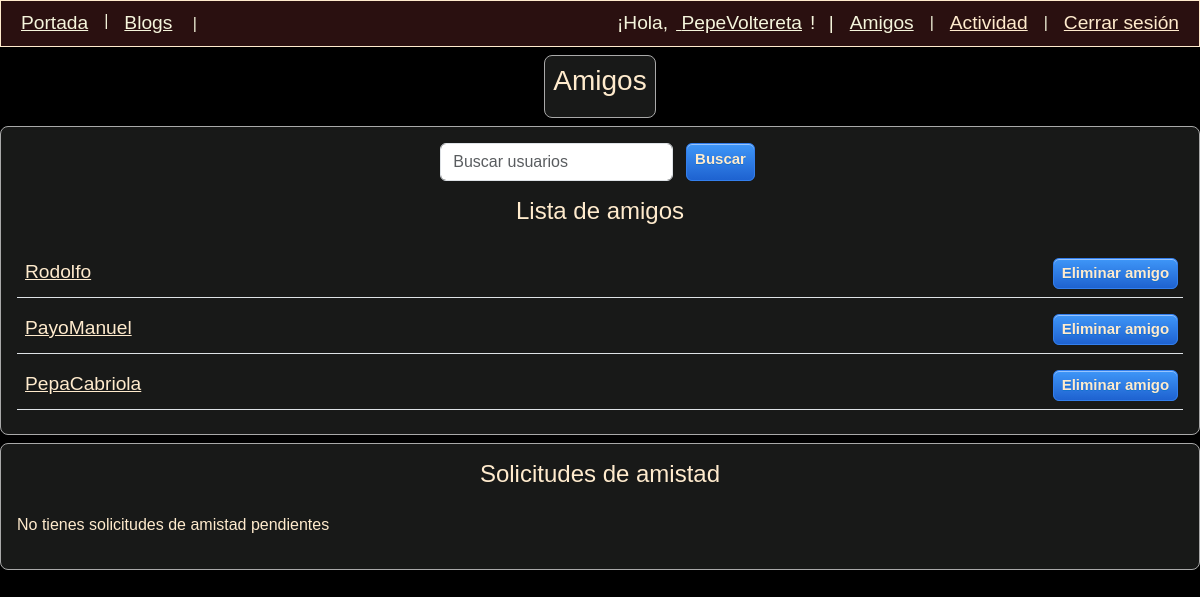
The page /friends/friends_page/ (signed in) on the database as committed earlier.
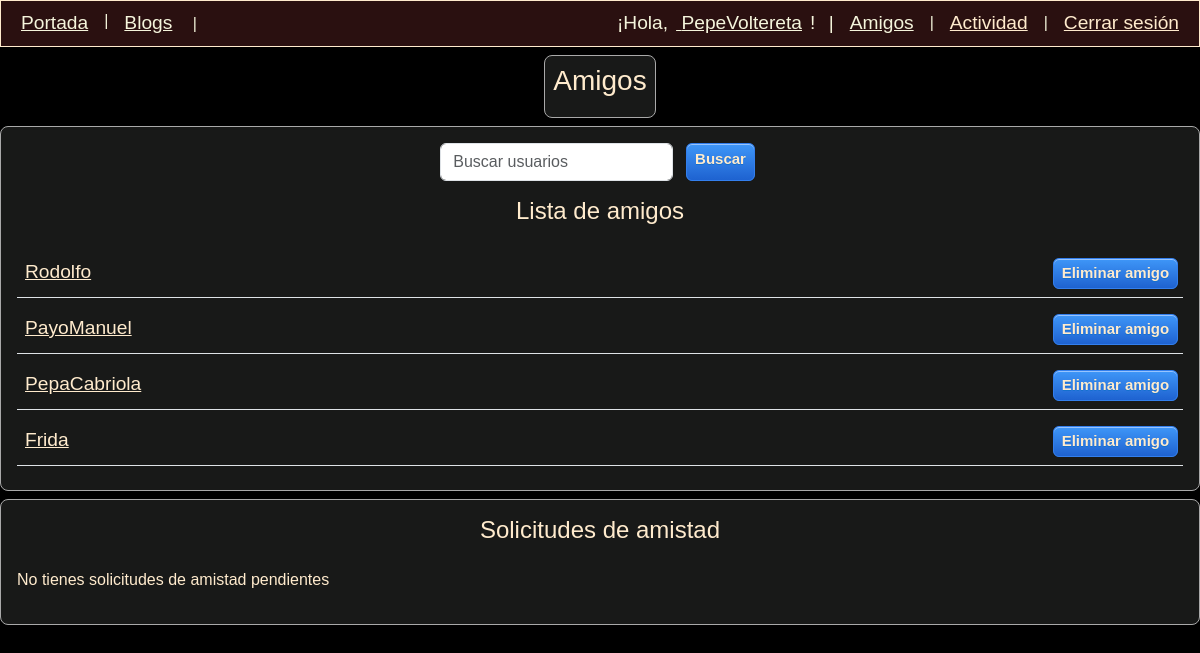
The same page on the database as committed later.
### accounts/models.py (models this page shows, shortened)
class NewUser(AbstractBaseUser, PermissionsMixin):
    email = models.EmailField(_("email address"), unique=True)
    user_name = models.CharField(max_length= 20, unique=True)
    first_name = models.CharField(max_length= 100, blank = True)
    last_name = models.CharField(max_length= 140, blank= True)
    start_date = models.DateTimeField(default=timezone.now)
    about = models.TextField(_("about"), max_length=500, blank=True)
    is_staff = models.BooleanField(default=False)
    is_active = models.BooleanField(default=True)
    objects = CustomAccountManager()
    USERNAME_FIELD = 'email'
    REQUIRED_FIELDS = ['user_name']

### friends/views.py (the view)
# urls.py: path('friends/friends_page/', views.friends_page, name='friends_page'),
def friends_page(request):
    user = User.objects.get(id=request.user.id)
    user_requests = FriendRequest.objects.filter(receiver=user, is_active=True)
    user_friends = FriendsList.objects.get(user=request.user).friends.all()
    context={
        'list_user': user,
        'user_friends': user_friends,
        'user_requests' : user_requests,
    }
    return render(request, 'friends/friends_page.html', context)

### notifications/context_processors.py (called while the page is built)
def unread_notifications_counter(request):
    if request.user.is_authenticated:
        count = BaseNotification.objects.filter(
                    target=request.user,
                    is_read=False,
                    ).count()
        return {
                'unread_notifications_counter' : count,
                'unread_notifications_display' : '99+' if count > 99 else count
                }
    return {}

### friends/templates/friends/friends_page.html (shortened to what this page needs)
{% extends 'blog/layout.html' %}
{% block content %}
<div class="p-2 mb-1 blackboard adjusted centered">
    <div class="centered pb-1">
        <h3>  Amigos </h3>
    </div>
</div>
<div class="p-3 mb-1 blackboard">
    <form class="d-flex adjusted" action="{% url 'friends:search_friends' %}" method=POST>
        <input class="form-control me-2" type="search" placeholder="Buscar usuarios"
        aria-labels="Buscar usuario" name="searched">
        <button class="friends-row-button" type="submit">Buscar</button>
    </form>
    <div class="centered pb-3 mt-3">
        <h4>Lista de amigos</h4>
    </div>
    {% for friend in user_friends %}
    <div class="friends-list pb-2 pt-2">
        <div class="friends-row border-bottom pb-2">
            <div>
                <a href="{% url 'accounts:user_profile' friend.id %}">{{friend.user_name}}</a>
            </div>
            <div>
                <form action="{% url 'friends:end_friendship' friend.id %}" method="POST">
                    <button class= "friends-row-button ms-auto"
                    type="submit">Eliminar amigo</button>
                </form>
            </div>
        </div>
    </div>
    {% empty %}
        <p>Aún no tienes amigos</p>
    {% endfor %}
</div>
<div class="p-3 mb-1 blackboard">
    <div class="centered pb-3">
        <h4>Solicitudes de amistad</h4>
    </div>
    {% for fr_request in user_requests %}
        <div class="friends-list pb-2 pt-2">
            <div class="friends-row border-bottom pb-2">
                <div>
                    <p>{{fr_request.sender}} te ha enviado una solicitud de amistad
                </div>
                <div class="friends-row-buttons">
                    <form action="{% url 'friends:accept_request' fr_request.id %}"
                     method="POST">
                            {% csrf_token %}
                            <input type="hidden" name="next" value="{{ request.path }}">
                            <button class= "friends-row-button ms-auto"
                            type="submit">Aceptar</button>
                    </form>
                    <form action="{% url 'friends:decline_request' fr_request.id %}"
                    method="POST">
                            {% csrf_token %}
                            <input type="hidden" name="next" value="{{ request.path }}">
                            <button class= "friends-row-button ms-auto"
                            type="submit">Rechazar</button>
                    </form>
                </div>
            </div>
        </div>
    {% empty %}
    <p>No tienes solicitudes de amistad pendientes</p>
    {% endfor %}
</div>
{% endblock content %}

Rows that differ between the two databases and show on the page:
now on this page (row edited): NewUser: user_name "Frida"
